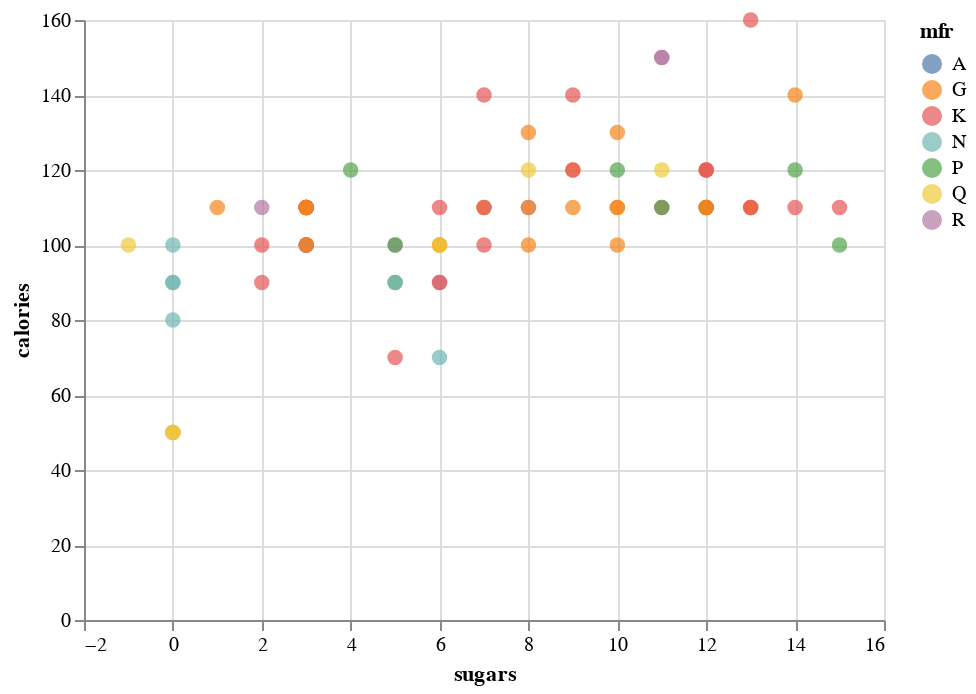

Notebook code cell kept with this figure:
### Code cell
ElvisParsley = alt.Chart(data).mark_circle(size = 60).encode(
    x = "sugars",
    y = "calories",
    color = "mfr"
)
ElvisParsley

### Figure 1 — Vega-Lite specification as saved in the notebook (floating-point values rounded to 4 significant figures)
{"config": {"view": {"continuousWidth": 400, "continuousHeight": 300}}, "data": {"name": "data-6562c372d815898f5ac927ab74fce866"}, "mark": {"type": "circle", "size": 60}, "encoding": {"color": {"field": "mfr", "type": "nominal"}, "x": {"field": "sugars", "type": "quantitative"}, "y": {"field": "calories", "type": "quantitative"}}, "$schema": "https://vega.github.io/schema/vega-lite/v4.17.0.json", "datasets": {"data-6562c372d815898f5ac927ab74fce866": [{"name": "100% Bran", "mfr": "N", "type": "C", "calories": 70, "protein": 4, "fat": 1, "sodium": 130, "fiber": 10.0, "carbo": 5.0, "sugars": 6, "potass": 280, "vitamins": 25, "shelf": 3, "weight": 1.0, "cups": 0.33, "rating": 68.4}, {"name": "100% Natural Bran", "mfr": "Q", "type": "C", "calories": 120, "protein": 3, "fat": 5, "sodium": 15, "fiber": 2.0, "carbo": 8.0, "sugars": 8, "potass": 135, "vitamins": 0, "shelf": 3, "weight": 1.0, "cups": 1.0, "rating": 33.98}, {"name": "All-Bran", "mfr": "K", "type": "C", "calories": 70, "protein": 4, "fat": 1, "sodium": 260, "fiber": 9.0, "carbo": 7.0, "sugars": 5, "potass": 320, "vitamins": 25, "shelf": 3, "weight": 1.0, "cups": 0.33, "rating": 59.43}, {"name": "All-Bran with Extra Fiber", "mfr": "K", "type": "C", "calories": 50, "protein": 4, "fat": 0, "sodium": 140, "fiber": 14.0, "carbo": 8.0, "sugars": 0, "potass": 330, "vitamins": 25, "shelf": 3, "weight": 1.0, "cups": 0.5, "rating": 93.7}, {"name": "Almond Delight", "mfr": "R", "type": "C", "calories": 110, "protein": 2, "fat": 2, "sodium": 200, "fiber": 1.0, "carbo": 14.0, "sugars": 8, "potass": -1, "vitamins": 25, "shelf": 3, "weight": 1.0, "cups": 0.75, "rating": 34.38}, {"name": "Apple Cinnamon Cheerios", "mfr": "G", "type": "C", "calories": 110, "protein": 2, "fat": 2, "sodium": 180, "fiber": 1.5, "carbo": 10.5, "sugars": 10, "potass": 70, "vitamins": 25, "shelf": 1, "weight": 1.0, "cups": 0.75, "rating": 29.51}, {"name": "Apple Jacks", "mfr": "K", "type": "C", "calories": 110, "protein": 2, "fat": 0, "sodium": 125, "fiber": 1.0, "carbo": 11.0, "sugars": 14, "potass": 30, "vitamins": 25, "shelf": 2, "weight": 1.0, "cups": 1.0, "rating": 33.17}, {"name": "Basic 4", "mfr": "G", "type": "C", "calories": 130, "protein": 3, "fat": 2, "sodium": 210, "fiber": 2.0, "carbo": 18.0, "sugars": 8, "potass": 100, "vitamins": 25, "shelf": 3, "weight": 1.33, "cups": 0.75, "rating": 37.04}, {"name": "Bran Chex", "mfr": "R", "type": "C", "calories": 90, "protein": 2, "fat": 1, "sodium": 200, "fiber": 4.0, "carbo": 15.0, "sugars": 6, "potass": 125, "vitamins": 25, "shelf": 1, "weight": 1.0, "cups": 0.67, "rating": 49.12}, {"name": "Bran Flakes", "mfr": "P", "type": "C", "calories": 90, "protein": 3, "fat": 0, "sodium": 210, "fiber": 5.0, "carbo": 13.0, "sugars": 5, "potass": 190, "vitamins": 25, "shelf": 3, "weight": 1.0, "cups": 0.67, "rating": 53.31}, {"name": "Cap'n'Crunch", "mfr": "Q", "type": "C", "calories": 120, "protein": 1, "fat": 2, "sodium": 220, "fiber": 0.0, "carbo": 12.0, "sugars": 12, "potass": 35, "vitamins": 25, "shelf": 2, "weight": 1.0, "cups": 0.75, "rating": 18.04}, {"name": "Cheerios", "mfr": "G", "type": "C", "calories": 110, "protein": 6, "fat": 2, "sodium": 290, "fiber": 2.0, "carbo": 17.0, "sugars": 1, "potass": 105, "vitamins": 25, "shelf": 1, "weight": 1.0, "cups": 1.25, "rating": 50.76}, {"name": "Cinnamon Toast Crunch", "mfr": "G", "type": "C", "calories": 120, "protein": 1, "fat": 3, "sodium": 210, "fiber": 0.0, "carbo": 13.0, "sugars": 9, "potass": 45, "vitamins": 25, "shelf": 2, "weight": 1.0, "cups": 0.75, "rating": 19.82}, {"name": "Clusters", "mfr": "G", "type": "C", "calories": 110, "protein": 3, "fat": 2, "sodium": 140, "fiber": 2.0, "carbo": 13.0, "sugars": 7, "potass": 105, "vitamins": 25, "shelf": 3, "weight": 1.0, "cups": 0.5, "rating": 40.4}, {"name": "Cocoa Puffs", "mfr": "G", "type": "C", "calories": 110, "protein": 1, "fat": 1, "sodium": 180, "fiber": 0.0, "carbo": 12.0, "sugars": 13, "potass": 55, "vitamins": 25, "shelf": 2, "weight": 1.0, "cups": 1.0, "rating": 22.74}, {"name": "Corn Chex", "mfr": "R", "type": "C", "calories": 110, "protein": 2, "fat": 0, "sodium": 280, "fiber": 0.0, "carbo": 22.0, "sugars": 3, "potass": 25, "vitamins": 25, "shelf": 1, "weight": 1.0, "cups": 1.0, "rating": 41.45}, {"name": "Corn Flakes", "mfr": "K", "type": "C", "calories": 100, "protein": 2, "fat": 0, "sodium": 290, "fiber": 1.0, "carbo": 21.0, "sugars": 2, "potass": 35, "vitamins": 25, "shelf": 1, "weight": 1.0, "cups": 1.0, "rating": 45.86}, {"name": "Corn Pops", "mfr": "K", "type": "C", "calories": 110, "protein": 1, "fat": 0, "sodium": 90, "fiber": 1.0, "carbo": 13.0, "sugars": 12, "potass": 20, "vitamins": 25, "shelf": 2, "weight": 1.0, "cups": 1.0, "rating": 35.78}, {"name": "Count Chocula", "mfr": "G", "type": "C", "calories": 110, "protein": 1, "fat": 1, "sodium": 180, "fiber": 0.0, "carbo": 12.0, "sugars": 13, "potass": 65, "vitamins": 25, "shelf": 2, "weight": 1.0, "cups": 1.0, "rating": 22.4}, {"name": "Cracklin' Oat Bran", "mfr": "K", "type": "C", "calories": 110, "protein": 3, "fat": 3, "sodium": 140, "fiber": 4.0, "carbo": 10.0, "sugars": 7, "potass": 160, "vitamins": 25, "shelf": 3, "weight": 1.0, "cups": 0.5, "rating": 40.45}, {"name": "Cream of Wheat (Quick)", "mfr": "N", "type": "H", "calories": 100, "protein": 3, "fat": 0, "sodium": 80, "fiber": 1.0, "carbo": 21.0, "sugars": 0, "potass": -1, "vitamins": 0, "shelf": 2, "weight": 1.0, "cups": 1.0, "rating": 64.53}, {"name": "Crispix", "mfr": "K", "type": "C", "calories": 110, "protein": 2, "fat": 0, "sodium": 220, "fiber": 1.0, "carbo": 21.0, "sugars": 3, "potass": 30, "vitamins": 25, "shelf": 3, "weight": 1.0, "cups": 1.0, "rating": 46.9}, {"name": "Crispy Wheat & Raisins", "mfr": "G", "type": "C", "calories": 100, "protein": 2, "fat": 1, "sodium": 140, "fiber": 2.0, "carbo": 11.0, "sugars": 10, "potass": 120, "vitamins": 25, "shelf": 3, "weight": 1.0, "cups": 0.75, "rating": 36.18}, {"name": "Double Chex", "mfr": "R", "type": "C", "calories": 100, "protein": 2, "fat": 0, "sodium": 190, "fiber": 1.0, "carbo": 18.0, "sugars": 5, "potass": 80, "vitamins": 25, "shelf": 3, "weight": 1.0, "cups": 0.75, "rating": 44.33}, {"name": "Froot Loops", "mfr": "K", "type": "C", "calories": 110, "protein": 2, "fat": 1, "sodium": 125, "fiber": 1.0, "carbo": 11.0, "sugars": 13, "potass": 30, "vitamins": 25, "shelf": 2, "weight": 1.0, "cups": 1.0, "rating": 32.21}, {"name": "Frosted Flakes", "mfr": "K", "type": "C", "calories": 110, "protein": 1, "fat": 0, "sodium": 200, "fiber": 1.0, "carbo": 14.0, "sugars": 11, "potass": 25, "vitamins": 25, "shelf": 1, "weight": 1.0, "cups": 0.75, "rating": 31.44}, {"name": "Frosted Mini-Wheats", "mfr": "K", "type": "C", "calories": 100, "protein": 3, "fat": 0, "sodium": 0, "fiber": 3.0, "carbo": 14.0, "sugars": 7, "potass": 100, "vitamins": 25, "shelf": 2, "weight": 1.0, "cups": 0.8, "rating": 58.35}, {"name": "Fruit & Fibre Dates; Walnuts; and Oats", "mfr": "P", "type": "C", "calories": 120, "protein": 3, "fat": 2, "sodium": 160, "fiber": 5.0, "carbo": 12.0, "sugars": 10, "potass": 200, "vitamins": 25, "shelf": 3, "weight": 1.25, "cups": 0.67, "rating": 40.92}, {"name": "Fruitful Bran", "mfr": "K", "type": "C", "calories": 120, "protein": 3, "fat": 0, "sodium": 240, "fiber": 5.0, "carbo": 14.0, "sugars": 12, "potass": 190, "vitamins": 25, "shelf": 3, "weight": 1.33, "cups": 0.67, "rating": 41.02}, {"name": "Fruity Pebbles", "mfr": "P", "type": "C", "calories": 110, "protein": 1, "fat": 1, "sodium": 135, "fiber": 0.0, "carbo": 13.0, "sugars": 12, "potass": 25, "vitamins": 25, "shelf": 2, "weight": 1.0, "cups": 0.75, "rating": 28.03}, {"name": "Golden Crisp", "mfr": "P", "type": "C", "calories": 100, "protein": 2, "fat": 0, "sodium": 45, "fiber": 0.0, "carbo": 11.0, "sugars": 15, "potass": 40, "vitamins": 25, "shelf": 1, "weight": 1.0, "cups": 0.88, "rating": 35.25}, {"name": "Golden Grahams", "mfr": "G", "type": "C", "calories": 110, "protein": 1, "fat": 1, "sodium": 280, "fiber": 0.0, "carbo": 15.0, "sugars": 9, "potass": 45, "vitamins": 25, "shelf": 2, "weight": 1.0, "cups": 0.75, "rating": 23.8}, {"name": "Grape Nuts Flakes", "mfr": "P", "type": "C", "calories": 100, "protein": 3, "fat": 1, "sodium": 140, "fiber": 3.0, "carbo": 15.0, "sugars": 5, "potass": 85, "vitamins": 25, "shelf": 3, "weight": 1.0, "cups": 0.88, "rating": 52.08}, {"name": "Grape-Nuts", "mfr": "P", "type": "C", "calories": 110, "protein": 3, "fat": 0, "sodium": 170, "fiber": 3.0, "carbo": 17.0, "sugars": 3, "potass": 90, "vitamins": 25, "shelf": 3, "weight": 1.0, "cups": 0.25, "rating": 53.37}, {"name": "Great Grains Pecan", "mfr": "P", "type": "C", "calories": 120, "protein": 3, "fat": 3, "sodium": 75, "fiber": 3.0, "carbo": 13.0, "sugars": 4, "potass": 100, "vitamins": 25, "shelf": 3, "weight": 1.0, "cups": 0.33, "rating": 45.81}, {"name": "Honey Graham Ohs", "mfr": "Q", "type": "C", "calories": 120, "protein": 1, "fat": 2, "sodium": 220, "fiber": 1.0, "carbo": 12.0, "sugars": 11, "potass": 45, "vitamins": 25, "shelf": 2, "weight": 1.0, "cups": 1.0, "rating": 21.87}, {"name": "Honey Nut Cheerios", "mfr": "G", "type": "C", "calories": 110, "protein": 3, "fat": 1, "sodium": 250, "fiber": 1.5, "carbo": 11.5, "sugars": 10, "potass": 90, "vitamins": 25, "shelf": 1, "weight": 1.0, "cups": 0.75, "rating": 31.07}, {"name": "Honey-comb", "mfr": "P", "type": "C", "calories": 110, "protein": 1, "fat": 0, "sodium": 180, "fiber": 0.0, "carbo": 14.0, "sugars": 11, "potass": 35, "vitamins": 25, "shelf": 1, "weight": 1.0, "cups": 1.33, "rating": 28.74}, {"name": "Just Right Crunchy  Nuggets", "mfr": "K", "type": "C", "calories": 110, "protein": 2, "fat": 1, "sodium": 170, "fiber": 1.0, "carbo": 17.0, "sugars": 6, "potass": 60, "vitamins": 100, "shelf": 3, "weight": 1.0, "cups": 1.0, "rating": 36.52}, {"name": "Just Right Fruit & Nut", "mfr": "K", "type": "C", "calories": 140, "protein": 3, "fat": 1, "sodium": 170, "fiber": 2.0, "carbo": 20.0, "sugars": 9, "potass": 95, "vitamins": 100, "shelf": 3, "weight": 1.3, "cups": 0.75, "rating": 36.47}, {"name": "Kix", "mfr": "G", "type": "C", "calories": 110, "protein": 2, "fat": 1, "sodium": 260, "fiber": 0.0, "carbo": 21.0, "sugars": 3, "potass": 40, "vitamins": 25, "shelf": 2, "weight": 1.0, "cups": 1.5, "rating": 39.24}, {"name": "Life", "mfr": "Q", "type": "C", "calories": 100, "protein": 4, "fat": 2, "sodium": 150, "fiber": 2.0, "carbo": 12.0, "sugars": 6, "potass": 95, "vitamins": 25, "shelf": 2, "weight": 1.0, "cups": 0.67, "rating": 45.33}, {"name": "Lucky Charms", "mfr": "G", "type": "C", "calories": 110, "protein": 2, "fat": 1, "sodium": 180, "fiber": 0.0, "carbo": 12.0, "sugars": 12, "potass": 55, "vitamins": 25, "shelf": 2, "weight": 1.0, "cups": 1.0, "rating": 26.73}, {"name": "Maypo", "mfr": "A", "type": "H", "calories": 100, "protein": 4, "fat": 1, "sodium": 0, "fiber": 0.0, "carbo": 16.0, "sugars": 3, "potass": 95, "vitamins": 25, "shelf": 2, "weight": 1.0, "cups": 1.0, "rating": 54.85}, {"name": "Muesli Raisins; Dates; & Almonds", "mfr": "R", "type": "C", "calories": 150, "protein": 4, "fat": 3, "sodium": 95, "fiber": 3.0, "carbo": 16.0, "sugars": 11, "potass": 170, "vitamins": 25, "shelf": 3, "weight": 1.0, "cups": 1.0, "rating": 37.14}, {"name": "Muesli Raisins; Peaches; & Pecans", "mfr": "R", "type": "C", "calories": 150, "protein": 4, "fat": 3, "sodium": 150, "fiber": 3.0, "carbo": 16.0, "sugars": 11, "potass": 170, "vitamins": 25, "shelf": 3, "weight": 1.0, "cups": 1.0, "rating": 34.14}, {"name": "Mueslix Crispy Blend", "mfr": "K", "type": "C", "calories": 160, "protein": 3, "fat": 2, "sodium": 150, "fiber": 3.0, "carbo": 17.0, "sugars": 13, "potass": 160, "vitamins": 25, "shelf": 3, "weight": 1.5, "cups": 0.67, "rating": 30.31}, {"name": "Multi-Grain Cheerios", "mfr": "G", "type": "C", "calories": 100, "protein": 2, "fat": 1, "sodium": 220, "fiber": 2.0, "carbo": 15.0, "sugars": 6, "potass": 90, "vitamins": 25, "shelf": 1, "weight": 1.0, "cups": 1.0, "rating": 40.11}, {"name": "Nut&Honey Crunch", "mfr": "K", "type": "C", "calories": 120, "protein": 2, "fat": 1, "sodium": 190, "fiber": 0.0, "carbo": 15.0, "sugars": 9, "potass": 40, "vitamins": 25, "shelf": 2, "weight": 1.0, "cups": 0.67, "rating": 29.92}, {"name": "Nutri-Grain Almond-Raisin", "mfr": "K", "type": "C", "calories": 140, "protein": 3, "fat": 2, "sodium": 220, "fiber": 3.0, "carbo": 21.0, "sugars": 7, "potass": 130, "vitamins": 25, "shelf": 3, "weight": 1.33, "cups": 0.67, "rating": 40.69}, {"name": "Nutri-grain Wheat", "mfr": "K", "type": "C", "calories": 90, "protein": 3, "fat": 0, "sodium": 170, "fiber": 3.0, "carbo": 18.0, "sugars": 2, "potass": 90, "vitamins": 25, "shelf": 3, "weight": 1.0, "cups": 1.0, "rating": 59.64}, {"name": "Oatmeal Raisin Crisp", "mfr": "G", "type": "C", "calories": 130, "protein": 3, "fat": 2, "sodium": 170, "fiber": 1.5, "carbo": 13.5, "sugars": 10, "potass": 120, "vitamins": 25, "shelf": 3, "weight": 1.25, "cups": 0.5, "rating": 30.45}, {"name": "Post Nat. Raisin Bran", "mfr": "P", "type": "C", "calories": 120, "protein": 3, "fat": 1, "sodium": 200, "fiber": 6.0, "carbo": 11.0, "sugars": 14, "potass": 260, "vitamins": 25, "shelf": 3, "weight": 1.33, "cups": 0.67, "rating": 37.84}, {"name": "Product 19", "mfr": "K", "type": "C", "calories": 100, "protein": 3, "fat": 0, "sodium": 320, "fiber": 1.0, "carbo": 20.0, "sugars": 3, "potass": 45, "vitamins": 100, "shelf": 3, "weight": 1.0, "cups": 1.0, "rating": 41.5}, {"name": "Puffed Rice", "mfr": "Q", "type": "C", "calories": 50, "protein": 1, "fat": 0, "sodium": 0, "fiber": 0.0, "carbo": 13.0, "sugars": 0, "potass": 15, "vitamins": 0, "shelf": 3, "weight": 0.5, "cups": 1.0, "rating": 60.76}, {"name": "Puffed Wheat", "mfr": "Q", "type": "C", "calories": 50, "protein": 2, "fat": 0, "sodium": 0, "fiber": 1.0, "carbo": 10.0, "sugars": 0, "potass": 50, "vitamins": 0, "shelf": 3, "weight": 0.5, "cups": 1.0, "rating": 63.01}, {"name": "Quaker Oat Squares", "mfr": "Q", "type": "C", "calories": 100, "protein": 4, "fat": 1, "sodium": 135, "fiber": 2.0, "carbo": 14.0, "sugars": 6, "potass": 110, "vitamins": 25, "shelf": 3, "weight": 1.0, "cups": 0.5, "rating": 49.51}, {"name": "Quaker Oatmeal", "mfr": "Q", "type": "H", "calories": 100, "protein": 5, "fat": 2, "sodium": 0, "fiber": 2.7, "carbo": -1.0, "sugars": -1, "potass": 110, "vitamins": 0, "shelf": 1, "weight": 1.0, "cups": 0.67, "rating": 50.83}, {"name": "Raisin Bran", "mfr": "K", "type": "C", "calories": 120, "protein": 3, "fat": 1, "sodium": 210, "fiber": 5.0, "carbo": 14.0, "sugars": 12, "potass": 240, "vitamins": 25, "shelf": 2, "weight": 1.33, "cups": 0.75, "rating": 39.26}, {"name": "Raisin Nut Bran", "mfr": "G", "type": "C", "calories": 100, "protein": 3, "fat": 2, "sodium": 140, "fiber": 2.5, "carbo": 10.5, "sugars": 8, "potass": 140, "vitamins": 25, "shelf": 3, "weight": 1.0, "cups": 0.5, "rating": 39.7}, {"name": "Raisin Squares", "mfr": "K", "type": "C", "calories": 90, "protein": 2, "fat": 0, "sodium": 0, "fiber": 2.0, "carbo": 15.0, "sugars": 6, "potass": 110, "vitamins": 25, "shelf": 3, "weight": 1.0, "cups": 0.5, "rating": 55.33}, {"name": "Rice Chex", "mfr": "R", "type": "C", "calories": 110, "protein": 1, "fat": 0, "sodium": 240, "fiber": 0.0, "carbo": 23.0, "sugars": 2, "potass": 30, "vitamins": 25, "shelf": 1, "weight": 1.0, "cups": 1.13, "rating": 42.0}, {"name": "Rice Krispies", "mfr": "K", "type": "C", "calories": 110, "protein": 2, "fat": 0, "sodium": 290, "fiber": 0.0, "carbo": 22.0, "sugars": 3, "potass": 35, "vitamins": 25, "shelf": 1, "weight": 1.0, "cups": 1.0, "rating": 40.56}, {"name": "Shredded Wheat", "mfr": "N", "type": "C", "calories": 80, "protein": 2, "fat": 0, "sodium": 0, "fiber": 3.0, "carbo": 16.0, "sugars": 0, "potass": 95, "vitamins": 0, "shelf": 1, "weight": 0.83, "cups": 1.0, "rating": 68.24}, {"name": "Shredded Wheat 'n'Bran", "mfr": "N", "type": "C", "calories": 90, "protein": 3, "fat": 0, "sodium": 0, "fiber": 4.0, "carbo": 19.0, "sugars": 0, "potass": 140, "vitamins": 0, "shelf": 1, "weight": 1.0, "cups": 0.67, "rating": 74.47}, {"name": "Shredded Wheat spoon size", "mfr": "N", "type": "C", "calories": 90, "protein": 3, "fat": 0, "sodium": 0, "fiber": 3.0, "carbo": 20.0, "sugars": 0, "potass": 120, "vitamins": 0, "shelf": 1, "weight": 1.0, "cups": 0.67, "rating": 72.8}, {"name": "Smacks", "mfr": "K", "type": "C", "calories": 110, "protein": 2, "fat": 1, "sodium": 70, "fiber": 1.0, "carbo": 9.0, "sugars": 15, "potass": 40, "vitamins": 25, "shelf": 2, "weight": 1.0, "cups": 0.75, "rating": 31.23}, {"name": "Special K", "mfr": "K", "type": "C", "calories": 110, "protein": 6, "fat": 0, "sodium": 230, "fiber": 1.0, "carbo": 16.0, "sugars": 3, "potass": 55, "vitamins": 25, "shelf": 1, "weight": 1.0, "cups": 1.0, "rating": 53.13}, {"name": "Strawberry Fruit Wheats", "mfr": "N", "type": "C", "calories": 90, "protein": 2, "fat": 0, "sodium": 15, "fiber": 3.0, "carbo": 15.0, "sugars": 5, "potass": 90, "vitamins": 25, "shelf": 2, "weight": 1.0, "cups": 1.0, "rating": 59.36}, {"name": "Total Corn Flakes", "mfr": "G", "type": "C", "calories": 110, "protein": 2, "fat": 1, "sodium": 200, "fiber": 0.0, "carbo": 21.0, "sugars": 3, "potass": 35, "vitamins": 100, "shelf": 3, "weight": 1.0, "cups": 1.0, "rating": 38.84}, {"name": "Total Raisin Bran", "mfr": "G", "type": "C", "calories": 140, "protein": 3, "fat": 1, "sodium": 190, "fiber": 4.0, "carbo": 15.0, "sugars": 14, "potass": 230, "vitamins": 100, "shelf": 3, "weight": 1.5, "cups": 1.0, "rating": 28.59}, {"name": "Total Whole Grain", "mfr": "G", "type": "C", "calories": 100, "protein": 3, "fat": 1, "sodium": 200, "fiber": 3.0, "carbo": 16.0, "sugars": 3, "potass": 110, "vitamins": 100, "shelf": 3, "weight": 1.0, "cups": 1.0, "rating": 46.66}, {"name": "Triples", "mfr": "G", "type": "C", "calories": 110, "protein": 2, "fat": 1, "sodium": 250, "fiber": 0.0, "carbo": 21.0, "sugars": 3, "potass": 60, "vitamins": 25, "shelf": 3, "weight": 1.0, "cups": 0.75, "rating": 39.11}, {"name": "Trix", "mfr": "G", "type": "C", "calories": 110, "protein": 1, "fat": 1, "sodium": 140, "fiber": 0.0, "carbo": 13.0, "sugars": 12, "potass": 25, "vitamins": 25, "shelf": 2, "weight": 1.0, "cups": 1.0, "rating": 27.75}, {"name": "Wheat Chex", "mfr": "R", "type": "C", "calories": 100, "protein": 3, "fat": 1, "sodium": 230, "fiber": 3.0, "carbo": 17.0, "sugars": 3, "potass": 115, "vitamins": 25, "shelf": 1, "weight": 1.0, "cups": 0.67, "rating": 49.79}, {"name": "Wheaties", "mfr": "G", "type": "C", "calories": 100, "protein": 3, "fat": 1, "sodium": 200, "fiber": 3.0, "carbo": 17.0, "sugars": 3, "potass": 110, "vitamins": 25, "shelf": 1, "weight": 1.0, "cups": 1.0, "rating": 51.59}, {"name": "Wheaties Honey Gold", "mfr": "G", "type": "C", "calories": 110, "protein": 2, "fat": 1, "sodium": 200, "fiber": 1.0, "carbo": 16.0, "sugars": 8, "potass": 60, "vitamins": 25, "shelf": 1, "weight": 1.0, "cups": 0.75, "rating": 36.19}]}}
